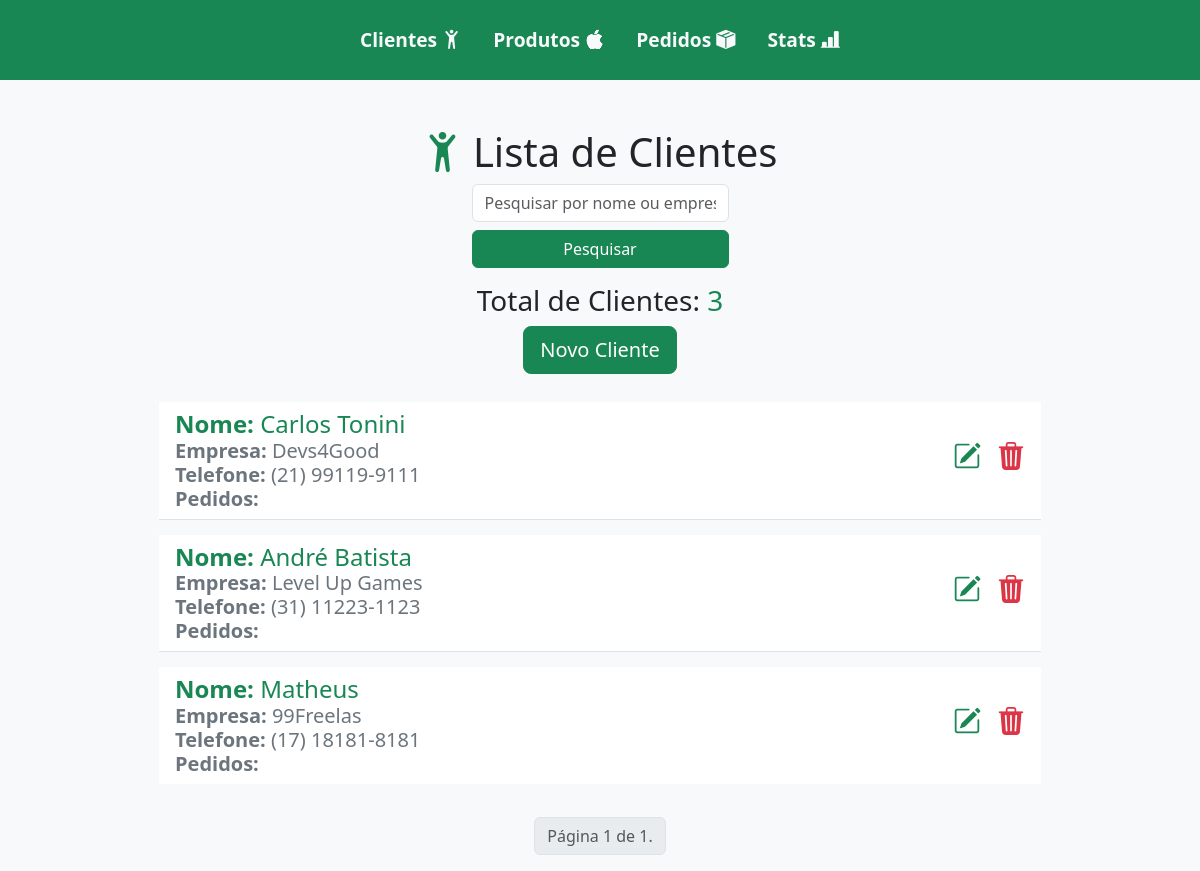
Page /clientes/ on the earlier database version.
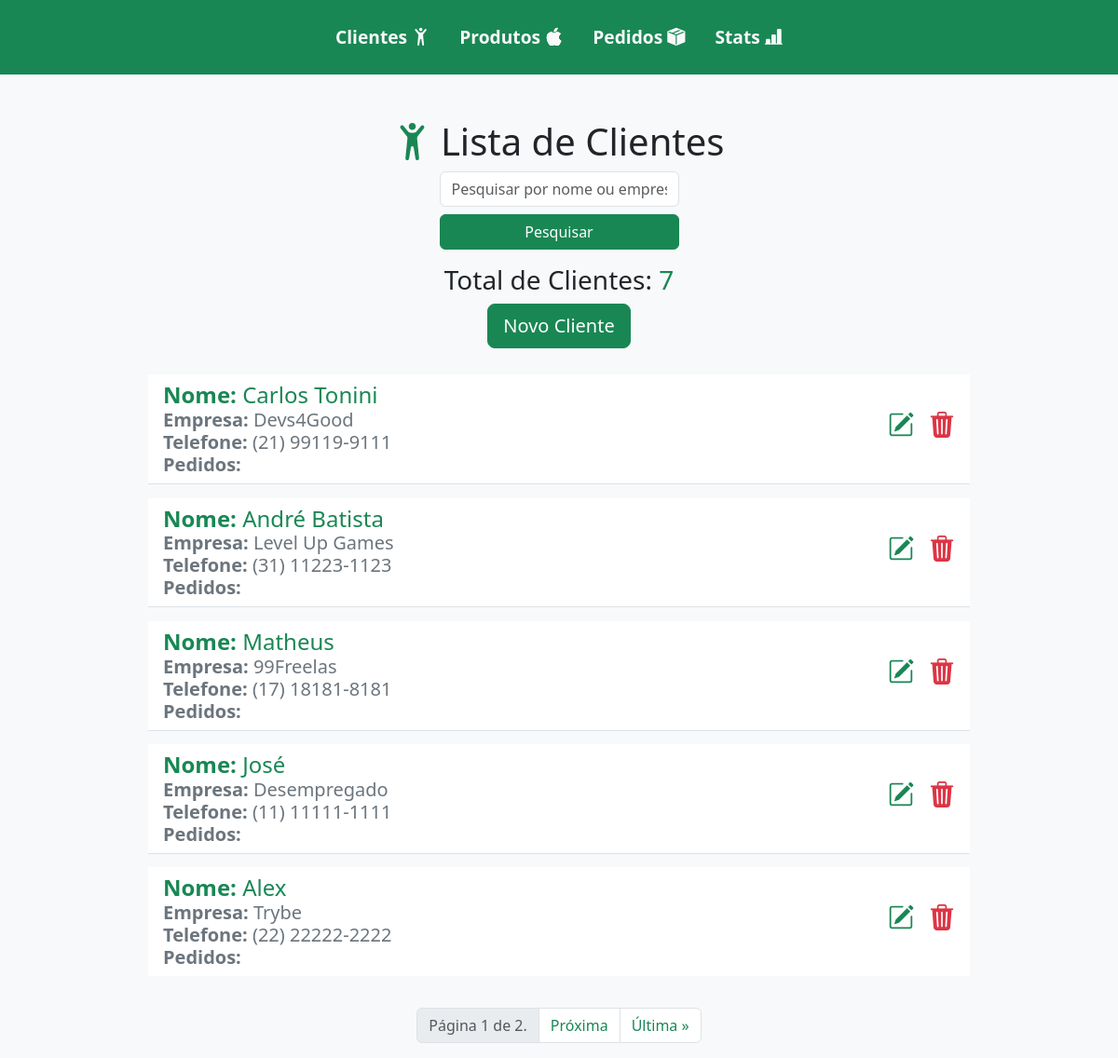
Same page on the later database version.
### fazenda/models.py (models this page shows, shortened)
class Cliente(models.Model):
    nome = models.CharField(max_length=100)
    empresa = models.CharField(max_length=100, blank=True, null=True)
    telefone = models.CharField(max_length=20)

### fazenda/views.py (the view)
# urls.py: path("clientes/", views.listar_clientes, name="listar_clientes"),
def listar_clientes(request):
    termo_pesquisa = request.GET.get("q")
    if termo_pesquisa:
        clientes = Cliente.objects.filter(
            Q(nome__icontains=termo_pesquisa) | Q(empresa__icontains=termo_pesquisa)
        )
    else:
        clientes = Cliente.objects.all()
    paginator = Paginator(clientes, 5)  # Define 5 itens por página
    page_number = request.GET.get("page")
    try:
        clientes_paginados = paginator.page(page_number)
    except PageNotAnInteger:
        clientes_paginados = paginator.page(1)
    except EmptyPage:
        clientes_paginados = paginator.page(paginator.num_pages)
    return render(
        request,
        "listar_clientes.html",
        {"clientes": clientes_paginados},
    )

### fazenda/templates/listar_clientes.html (shortened to what this page needs)
{% extends 'base.html' %}
{% load static %}
{% block content %}
    <div class="container-fluid d-flex flex-column justify-content-center align-items-center">
        <h1 class="">
            <i class="bi bi-person-arms-up text-success"></i> Lista de Clientes
        </h1>
        <form method="GET" action="{% url 'listar_clientes' %}" class="tex d-flex flex-column justify-content-center">
            <input class="form-control" type="text" name="q" placeholder="Pesquisar por nome ou empresa" />
            <button type="submit" class="btn btn-success mt-2 mb-3">Pesquisar</button>
        </form>
        <h5 class="text-center text-lg fs-3">
            Total de Clientes: <span class="text-success">{{ clientes.paginator.count }}</span>
        </h5>
        <a class="btn btn-success btn-lg btn-block mb-4" href="{% url 'criar_cliente' %}">Novo Cliente</a>
        <ul class="h5 list-group list-group-flush w-75 d-flex flex-column justify-content-center align-items-center">
            {% for cliente in clientes %}
                <li class="list-group-item list-group-item-action d-flex justify-content-between align-items-center list">
                    <div class="d-flex flex-column">
                        <span class="fs-4 text-success"><b>Nome: </b> {{ cliente.nome }}</span>
                        <span class="text-secondary"><b>Empresa: </b> {{ cliente.empresa }}</span>
                        <span class="text-secondary"><b>Telefone: </b> {{ cliente.telefone }}</span>
                        <span class="text-secondary"><b>Pedidos: </b> {{ cliente.total_pedidos }}</span>
                    </div>
                    <div class="d-flex justify-content-between align-items-center btns h3">
                        <a href="{% url 'atualizar_cliente' cliente.pk %}"><i class="bi bi-pencil-square text-success"></i></a>
                        <a href="{% url 'deletar_cliente' cliente.pk %}"><i class="bi bi-trash3-fill text-danger ico"></i></a>
                    </div>
                </li>
            {% endfor %}
        </ul>
    </div>
    <div class="pagination justify-content-center mt-4">
        <ul class="pagination">
            <li class="page-item disabled">
                <span class="page-link">
                    Página {{ clientes.number }} de {{ clientes.paginator.num_pages }}.
                </span>
            </li>
            {% if clientes.has_next %}
                <li class="page-item">
                    <a class="page-link text-success" href="?page={{ clientes.next_page_number }}">Próxima</a>
                </li>
                <li class="page-item">
                    <a class="page-link text-success" href="?page={{ clientes.paginator.num_pages }}">Última &raquo;</a>
                </li>
            {% endif %}
        </ul>
    </div>
{% endblock %}

Differences in the rows shown:
added Cliente: nome "José", empresa "Desempregado", telefone "(11) 11111-1111"
added Cliente: nome "Alex", empresa "Trybe", telefone "(22) 22222-2222"
Other differences:
{{ clientes.paginator.count }}: "3" → "7"
{{ clientes.paginator.num_pages }}: "1" → "2"
text now shown: "Próxima Última »"
